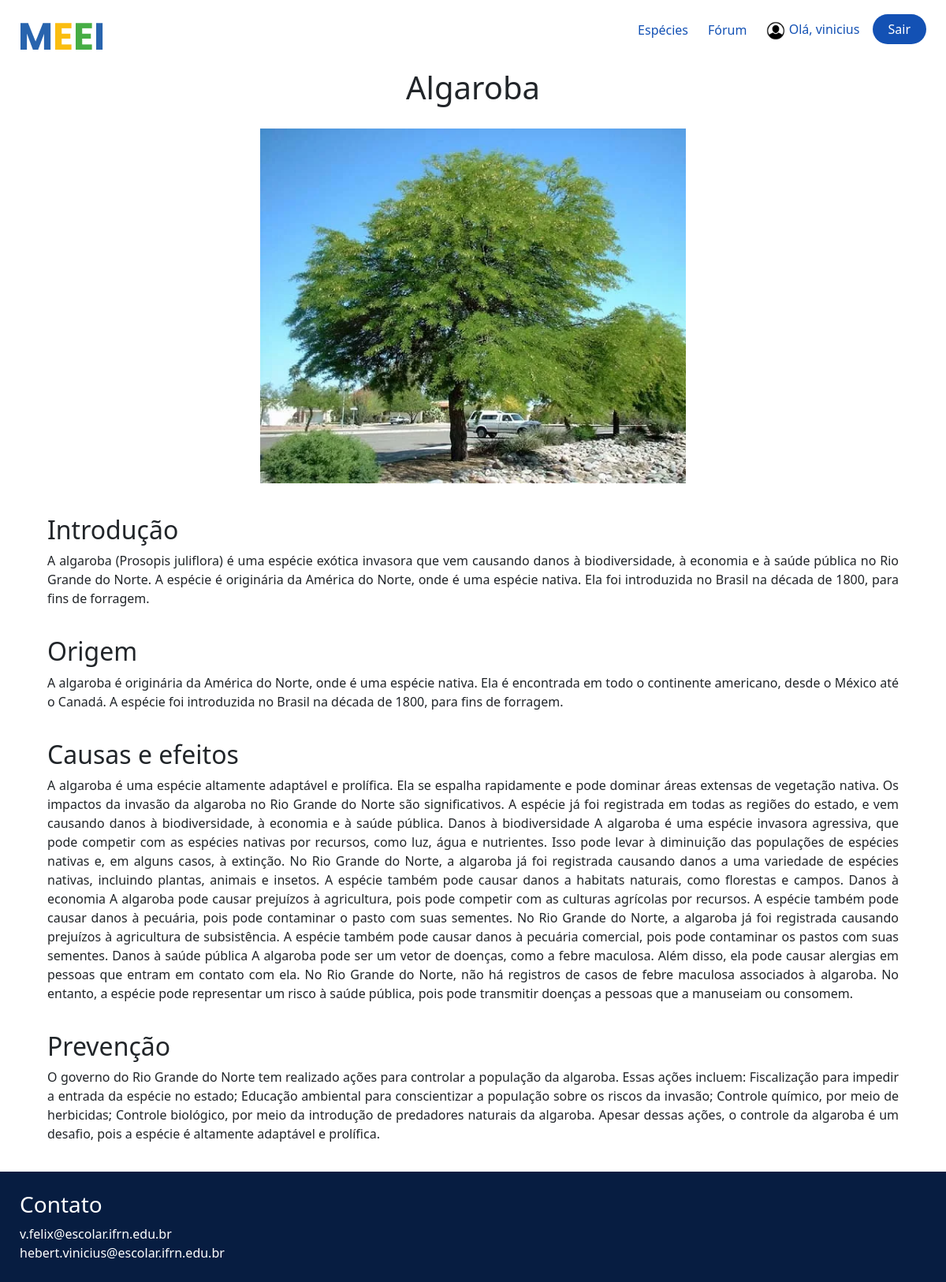
The app's page /especies/detalhe/7/ (signed in) with its own data.
### especies/models.py (models this page shows, shortened)
class Especies(models.Model):
    nome_especie = models.CharField(max_length=150)
    imagem = models.ImageField(upload_to='especies/%y/%m/%d')
    introducao = models.TextField()
    origem = models.TextField()
    causa_efeito = models.TextField()
    prevencao = models.TextField()
    DISPLAY_CHOICES = [
        ('cards', 'Cards'),
        ('list', 'Listagem'),
    ]
    display_type = models.CharField(
        max_length=5,
        choices=DISPLAY_CHOICES,
        default='cards',
    )

### especies/views.py (the view)
# urls.py: path('detalhe/<int:id>/', detalhe_especies, name='detalhe_especies'),
def detalhe_especies(request, id):
    especies = get_object_or_404(Especies, id=id)
    context = {'especies': especies}
    return render(request, 'especies/detalhe_especies.html', context)

### especies/templates/especies/detalhe_especies.html (shortened to what this page needs)
{% extends "global/base.html" %}
{% load static %}
{% block content %}
<section class="dados-especie">
    <h1>{{ especies.nome_especie }}</h1>
    <img src="{{ especies.imagem.url }}" alt="Nim" />
  </section>
  <section class="conteudo-especie">
    <div class="conteudo-especie__informacao">
      <h2>Introdução</h2>
      <p>
        {{ especies.introducao }}
      </p>
    </div>
    <div class="conteudo-especie__informacao">
      <h2>Origem</h2>
      <p>
        {{ especies.origem }}
      </p>
    </div>
    <div class="conteudo-especie__informacao">
      <h2>Causas e efeitos</h2>
      <p>
        {{ especies.causa_efeito }}
      </p>
    </div>
    <div class="conteudo-especie__informacao">
      <h2>Prevenção</h2>
      <p>
        {{ especies.prevencao }}
      </p>
    </div>
</section>
{% endblock content %}

### templates/global/base.html (shortened to what this page needs)
{% load static %}
<!DOCTYPE html>
<html lang="pt-BR">
<head>
    <link rel="stylesheet" href="{% static 'noticias/css/style.css' %}">
    <link href="https://cdn.jsdelivr.net/npm/bootstrap@5.3.2/dist/css/bootstrap.min.css" rel="stylesheet">
</head>
<body>
    <header>
        <nav>
          <a href="{% url 'index' %}">
            <img src="{% static 'noticias/img/MEEI.png' %}" alt="MEEI" class="logo" />
          </a>
          <ul class="lista-telas">
            <li>
              <a class="lista-telas__especie text-decoration-none" href="{% url 'listagem_especies' %}"
                >Espécies</a
              >
            </li>
            <li>
              <a href="{% url 'forum' %}" class="lista-telas__especie text-decoration-none">Fórum</a>
            </li>
            <li>
              {% if request.user.is_authenticated %}
              <span class="lista-telas__especie text-decoration-none" style="padding-right: 12px" >
                <img
                  src="{% static 'noticias/img/icones/icone-usuario.png' %}"
                  alt="Icone Usuario"
                  style="width: 1.5rem;"
                />
                Olá, {{ request.user.username }}
              </span>
              <a class="lista-telas__entrar text-decoration-none" href="{% url 'logout' %}">Sair</a>
              {% else %}
                <a class="lista-telas__entrar text-decoration-none" href="{% url 'login' %}">Entrar</a>
              {% endif %}
            </li>
          </ul>
        </nav>
      </header>
      <main>
        {% block content %}
        {% endblock content %}
      </main>
      <footer>
        <h3>Contato</h3>
        <a href="mailto:v.felix@escolar.ifrn.edu.br"
            class="text-decoration-none"
          >v.felix@escolar.ifrn.edu.br</a
        >
        <a href="mailto:hebert.vinicius@escolar.ifrn.edu.br"
            class="text-decoration-none"
          >hebert.vinicius@escolar.ifrn.edu.br</a
        >
      </footer>
</body>
</html>

### noticias/static/noticias/css/style.css (style rules this page uses)
:root { --blue: #1351b4; --medium-blue: #0c326f; --dark-blue: #071d41; --grey: #ccc; }
* { margin: 0; padding: 0; box-sizing: border-box; }
body { font-family: "Poppins", sans-serif; min-height: 100vh; }
a { text-decoration: none; }
header { padding: 25px 25px 0; }
nav { display: flex; justify-content: space-between; align-items: center; }
.lista-telas__especie { color: var(--blue); }
.lista-telas__entrar { color: white; background-color: var(--blue); padding: 8px 20px; border-radius: 25px; }
.lista-telas { display: flex; align-items: center; justify-content: center; list-style: none; gap: 25px; }
main { min-height: calc(100vh - 100px); }
main > :not(.dados-estatisticos) { padding: 20px 60px; }
a { text-decoration: none; color: inherit; }
.dados-especie { display: flex; flex-direction: column; align-items: center; justify-content: center; gap: 20px; }
.dados-especie img { width: 50%; }
.conteudo-especie { display: flex; flex-direction: column; gap: 20px; }
.conteudo-especie__informacao p { text-align: justify; }
footer { background-color: var(--dark-blue); display: flex; flex-direction: column; padding: 25px; }
footer h3, footer a { color: white; }

### records on screen
Especies: nome_especie "Algaroba", imagem (picture), introducao "A algaroba (Prosopis juliflora) é uma espécie exótica invasora que vem causando danos à biodiversidade, à economia e à saúde pública no Rio Grande do Norte. A espécie é originária da América do Norte, onde é uma espécie nativa. Ela foi introduzida no Brasil na década de 1800, para fins de forragem.", origem "A algaroba é originária da América do Norte, onde é uma espécie nativa. Ela é encontrada em todo o continente americano, desde o México até o Canadá. A espécie foi introduzida no Brasil na década de 1800, para fins de forragem.", causa_efeito "A algaroba é uma espécie altamente adaptável e prolífica. Ela se espalha rapidamente e pode dominar áreas extensas de vegetação nativa. Os impactos da invasão da algaroba no Rio Grande do Norte são significativos. A espécie já foi registrada em todas as regiões do estado, e vem causando danos à biodiversidade, à economia e à saúde pública. Danos à biodiversidade A algaroba é uma espécie invasora agressiva, que pode competir com as espécies nativas por recursos, como luz, água e nutrientes. Isso pode levar à diminuição das populações de espécies nativas e, em alguns casos, à extinção. No Rio Grande do Norte, a algaroba já foi registrada causando danos a uma variedade de espécies nativas,…", prevencao "O governo do Rio Grande do Norte tem realizado ações para controlar a população da algaroba. Essas ações incluem: Fiscalização para impedir a entrada da espécie no estado; Educação ambiental para conscientizar a população sobre os riscos da invasão; Controle químico, por meio de herbicidas; Controle biológico, por meio da introdução de predadores naturais da algaroba. Apesar dessas ações, o controle da algaroba é um desafio, pois a espécie é altamente adaptável e prolífica."

### other values on screen
{{ request.user.username }} "vinicius"
